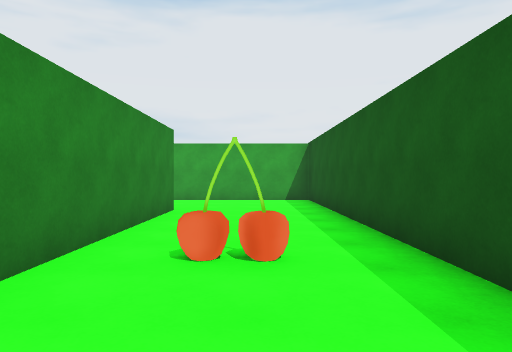
view 1 (above)

23 first-person views from a walk through a scene from a Unity 3-D project. The camera is 1.4 m above the floor, looks level and sees 70° across. The floor is counted in squares, 2 m on a side. Each view is taken from the middle of a square. On the plan, view 1 faces up. The plan holds only what a view shows up to about 11 squares ahead; the rest is blank. The place goes on beyond the plan. The player character is not drawn.

view 2
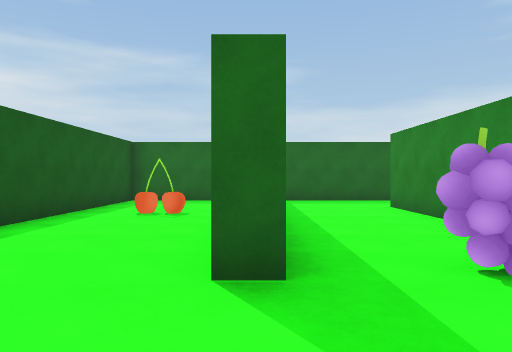

view 3
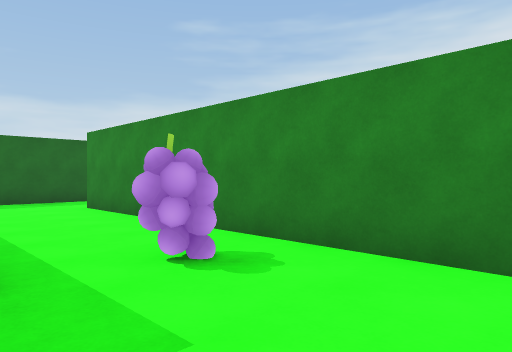

view 4
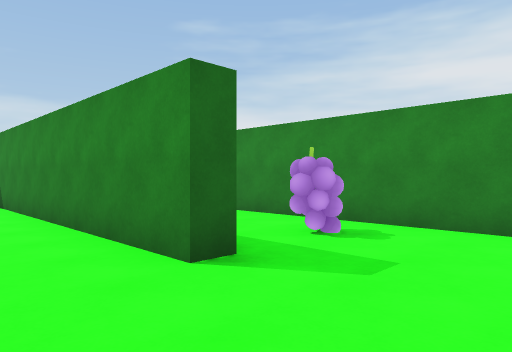

view 5
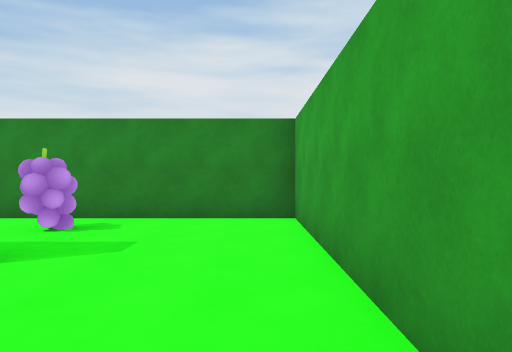

view 6
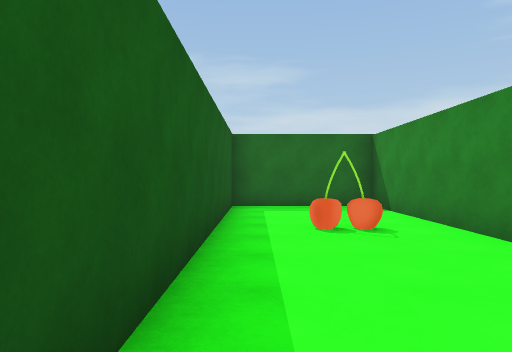

view 7
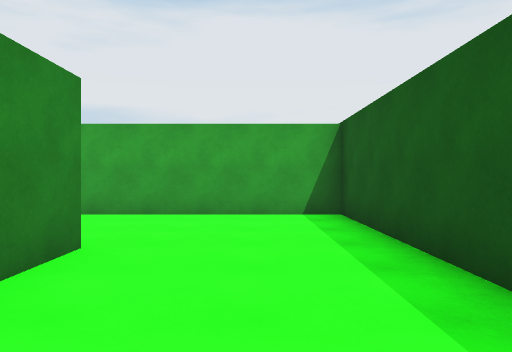

view 8
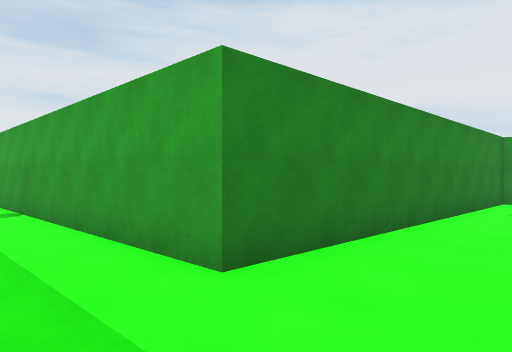

view 9
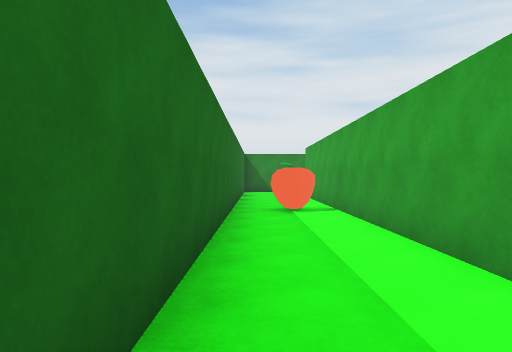

view 10
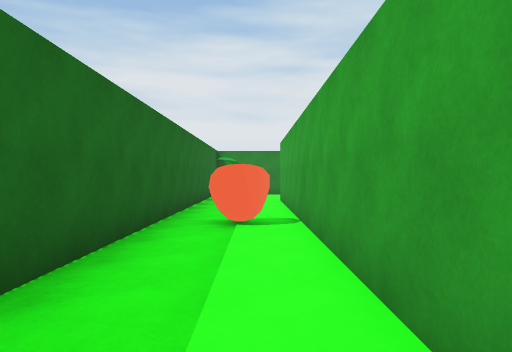

view 11
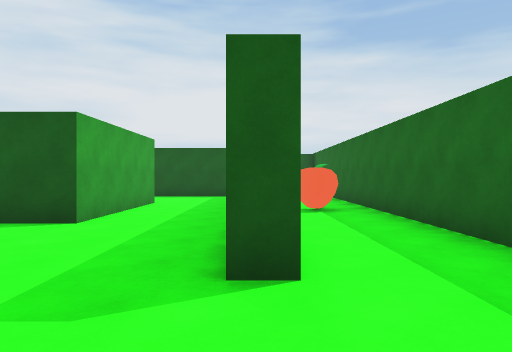

view 12
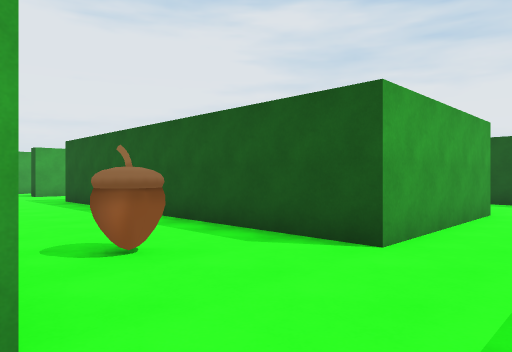

view 13
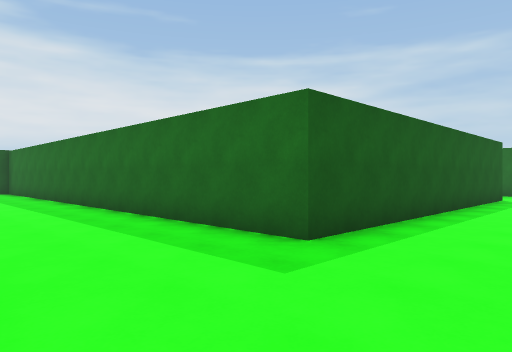

view 14
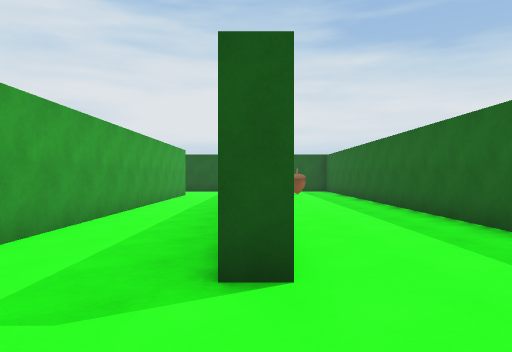

view 15
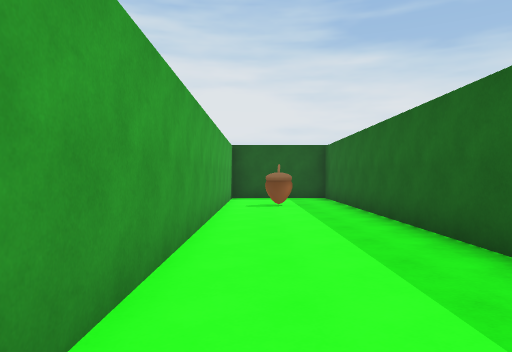

view 16
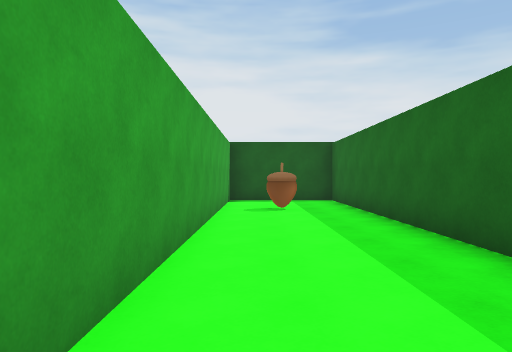

view 17
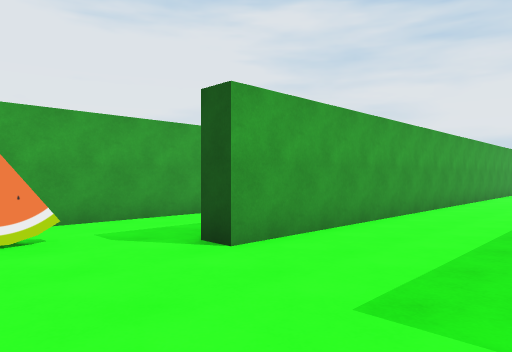

view 18
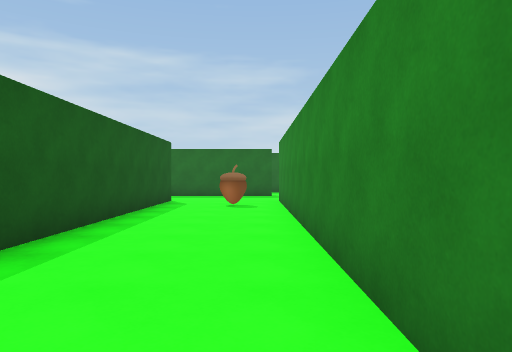

view 19
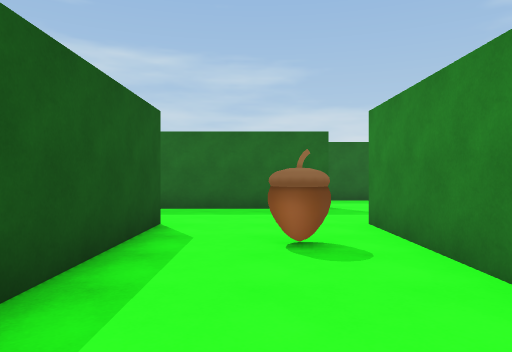

view 20
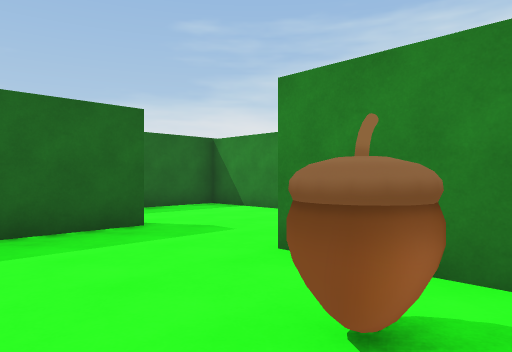

view 21
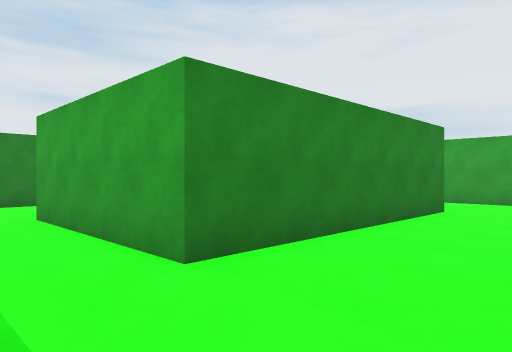

view 22
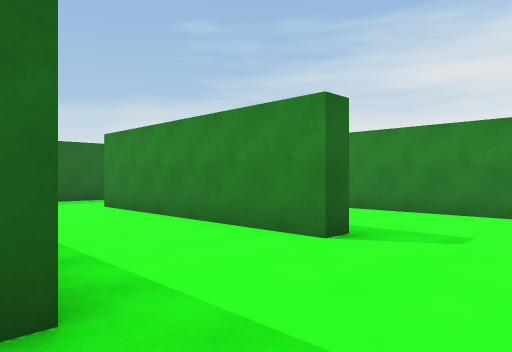

view 23
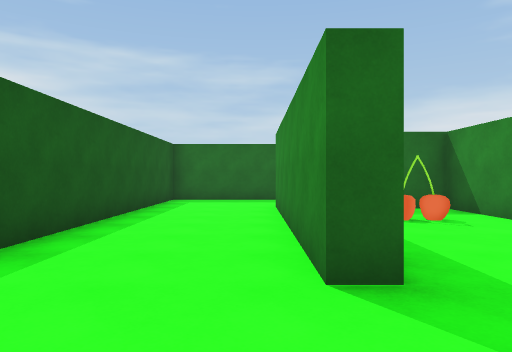

### Floor plan
Ten units are one square. View 1 is at (0, 0); x grows to the right and y downward. Boxes are objects, and circles mark ways between rooms. Rooms are numbered by the first view taken in them; rooms with no view inside come last. Other rooms are left out.
<svg viewBox="-194 -201 215 211">
<path fill="none" stroke="#000" d="M-22 -76 -17 -76 -17 5 16 5 16 -107 -51 -107 -51 -17M-44 5 -29 5M-157 -141 -157 -46M-85 -46 -126 -46 -126 -138 16 -138 16 -168M-136 -182 -144 -182M-95 -22 -85 -22M-156 -16 -156 -22 -119 -22M-189 -19 -189 5 -44 5M-51 -17 -152 -17M-40 -196 -140 -196M12 -167 -126 -167 -126 -172M-90 -107 -85 -107 -85 -46M-78 -133 -94 -133M-121 -118 -121 -88M-121 -72 -121 -51 -111 -51M-85 -22 -56 -22 -56 -95"/>
<rect x="-45" y="-75" width="10" height="10" fill="#bbb"><title>other object</title></rect>
<rect x="-5" y="-35" width="10" height="10" fill="#bbb"><title>other object</title></rect>
<rect x="-145" y="-65" width="10" height="10" fill="#bbb"><title>other object</title></rect>
<rect x="-105" y="-15" width="10" height="10" fill="#bbb"><title>other object</title></rect>
<rect x="-15" y="-155" width="10" height="10" fill="#bbb"><title>other object</title></rect>
<rect x="-115" y="-75" width="10" height="10" fill="#bbb"><title>other object</title></rect>
<circle cx="-50" cy="-5" r="3" fill="#2a7"/>
<circle cx="-90" cy="-35" r="3" fill="#2a7"/>
<text x="-10" y="-50">1</text>
<text x="-130" y="-100">2</text>
<text x="-70" y="-100">3</text>
</svg>
Room 1 opens to room 2. Room 2 opens to room 3.

Where each view was taken, in squares from view 1:
view 1: 0 up, 0 right, facing up
view 2: 10 up, 2 left, facing down
view 3: 10 up, 2 left, facing down-left
view 4: 10 up, 0 right, facing down-left
view 5: 10 up, 1 right, facing left
view 6: 8 up, 1 right, facing down
view 7: 4 up, 0 right, facing up
view 8: 0 up, 3 left, facing up-left
view 9: 0 up, 3 left, facing left
view 10: 1 up, 5 left, facing left
view 11: 2 up, 18 left, facing right
view 12: 3 up, 16 left, facing up-right
view 13: 17 up, 15 left, facing down-right
view 14: 17 up, 15 left, facing right
view 15: 16 up, 10 left, facing right
view 16: 16 up, 9 left, facing right
view 17: 14 up, 15 left, facing up-right
view 18: 15 up, 15 left, facing down
view 19: 10 up, 14 left, facing down
view 20: 7 up, 13 left, facing down-left
view 21: 3 up, 6 left, facing up-left
view 22: 13 up, 5 left, facing down-left
view 23: 13 up, 8 left, facing down
